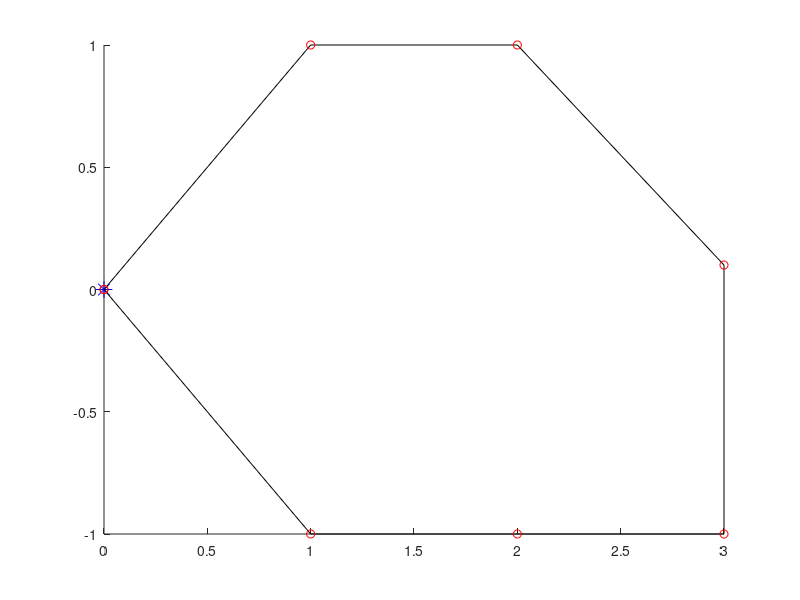
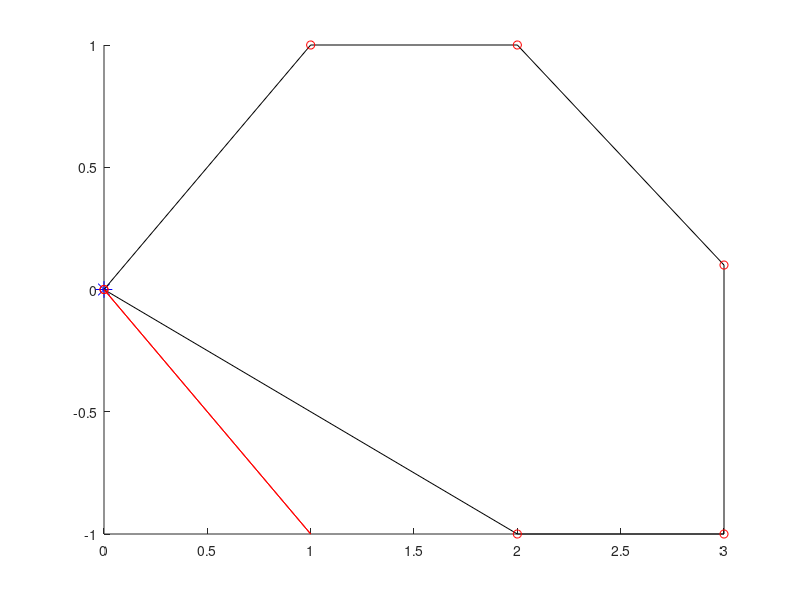
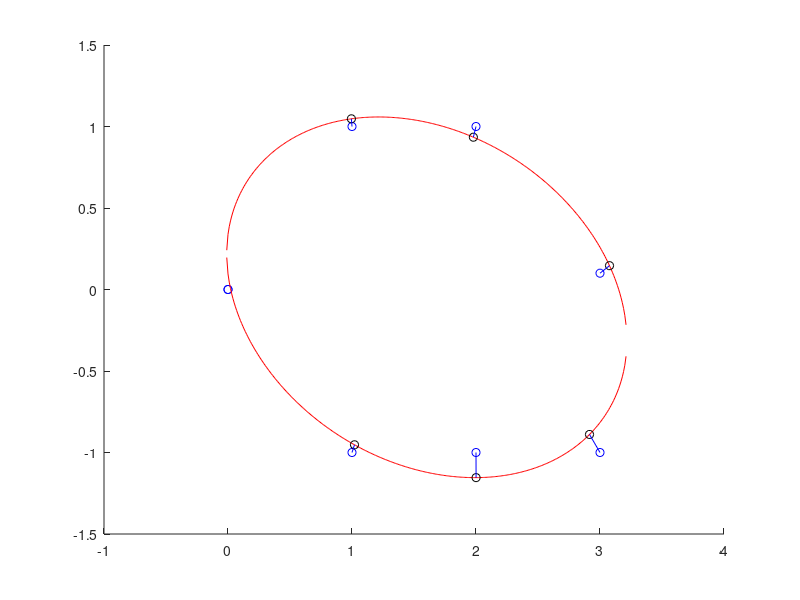

The MATLAB script that drew these images, in order:
function[] = TDRA( )
% This main function will execute the entirety of the Truck and Drone 
% routing algorithm. 

%%%
% When it comes to calculating the "travel time between two customers" we will 
% use the distance between the two nodes for trucks. When calculating the 
% travel time between two customers by UAV, we will use the distance but 
% divided by a speed factor of 1.5.
%%%

    % Variables 
    %      C0            Set of customer locations with depot as the starting
    %                     location where C0.x is the x location of the
    %                     customers and C0.y is the y locations of the
    %                     customers. 
    %       c            Number of customers
    %       U            Set of drones
    %       u            Number of drones
    % aafDistancesTruck  Travel times between two customers i & j by truck
    %     soln           Our representation of the solution where:
    %                      ansoln.Part1 represents the sequence of customers
    %                          visited by the truck
    %                      ansoln.Part2 represents the assignment of
    %                          customers to UAVs & also the sequence of
    %                          visits by each UAV
    %                      ansoln.Part3 represents the launch locations of
    %                          each UAV for every flight
    %                      ansoln.Part4 represents the reconvene locations of
    %                          each UAV for every flight
    %
    
    
    % Generate customer locations
%     C0.x = (50 - -50)*rand(1, 4) + -50;
%     C0.y = (50 - -50)*rand(1, 4) + -50;
%     C0.x = [ 0 -10 0 0 ]; % we treat the first slot as the depot;
%     C0.y = [ 0 0 -10 -5 ];  % we treat the first slot as the depot;
%     C0.x = [ 0 randi([-10, 10], 1, 10) 0 ];
%     C0.y = [ 0 randi([-10, 10], 1, 10) 0 ];
    
%     C0.x = [ 0 -4 -7 -6 4 6 2 9 8 7 6 0 ];
%     C0.y = [ 0 1 -3 -8 -9 -3 10 9 -2 -8 -8 0];
    
% %          0  1  2  3  4  0   Customer ID
% %          1  2  3  4  5  6   Indices
%     C0.x = [ 0  8  6 -7  1  0 ];
%     C0.y = [ 0 -2 -3 -3  2  0 ];

%            0  1  2  3  4  5  6  0  Customer ID
%            1  2  3  4  5  6  7  8  Indices
%     C0.x = [ 0 -2 -3  2  2  7 -4  0 ]; 
%     C0.y = [ 0  4  1  4  3  1  3  0 ]; 

% 
    C0.x = [0, 1, 2, 3, 3, 2, 1, 0 ]
    C0.y = [0, 1, 1, 0.1, -1, -1, -1, 0]

%%%%%%%%%%%%%%%%%%%%%%%%Testing ellipse fitting %%%%%%%%%%%%%%%%%%%%%%%%
% Slanted ellipse
%     C0.x = [ 1, 2, 3, 4, 4.5, 5, 5.5, 6, 6, 5.7, 5.5, 5, 4, 3, 1, ...
%              -1, -3, -6, -7, -7.5, -7, -6, ...
%              -3, -2, -1, -4, -5];
%     C0.y = [ 7, 6, 5, 4, 3, 2, 0.5, -1, -1.5, -3.5, -4, -5, -5.3, -5.2, -4.5,...
%              8, 8, 7, 6, 4, 2, 0, ...
%              -2.5, -3, -3.5, -1.5, -1];
    

% Ellipse along x axis; This works well 
%     C0.x = [ -3, -2.5, -2, -1.5, -1, -.5, 0, .5, 1, 1.5, 2, 2.5, 3, -3, -2.5, -2, -1.5, -1, -.5, 0, .5, 1, 1.5, 2, 2.5, 3 ];
%     C0.y = [ 0.54, 1.06, 1.34, 1.52, 1.64, 1.71, 1.73, 1.71, 1.64, 1.54, 1.34, 1.06, .54, -0.54, -1.06, -1.34, -1.52, -1.64, -1.71, -1.73, -1.71, -1.64, -1.54, -1.34, -1.06, -.54 ];

% Ellipse along y axis
%     C0.x = [ 0 [ -2 : 0.5 : 2 ] [ -2 : 0.5 : 2 ] 0]
%     C0.y = [0 sqrt( 1 - (C0.x(1 : 9).^2)/4 ) [ -1*sqrt( 1 - (C0.x(10 : 18).^2)/4 ) ] 0 ]
    



    % Plot the customer locations
%     hold on
%     figure( 1 );
%     plot(0,0,'b*', 'MarkerSize', 12)
%     plot(C0.x, C0.y, 'bo')
%     hold off

    
    % Numbers of customers (excluding the depot) 
    c = length(C0.x) - 2;
    
    % Number of drones
    U = [1, 2];
    u = length(U);
    
    % Initial and final temperature (Inputs for SA)
    T0 = 90;
    TFinal = 0.01; 
    Beta_SA = 0.99;
    Imax = 20;
    
    % Calculate the distances between each all points
    % Here, our first row of the columns is how far our depot is from each 
    % of the customers. 
    aafDistances = calculateDistances(C0.x, C0.y);
    
    
    % Initialize solution data structure
    soln.anPart1 = zeros(1, length(C0.x));  % the Truck Route
    soln.anPart2 = [-1];  % Assignment of customers to UAVs
    soln.anPart3 = [-1];  % Launch locations of the UAVs
    soln.anPart4 = [-1];  % Reconvene locations of the UAVs
    
    
    % Generate initial solution s, to the STRPD based on SA
    s = simulatedAnnealing(c, aafDistances, soln, T0, TFinal, Beta_SA, Imax, u);
    
%%%%%%%%%%%%%%%%%%%%%%%%%%%%%%%%%%%%%%%%%%%%%%%%%%%%%%%%%%%%%%%%%%%%%%%%
    % Test plotting our path with drones
    % THis is correct btw
%     s.anPart1 = [ 0 4 2 3 0 ];
%     s.anPart3 = [ 2 -1 ];   % These indices refer to the cell number in part 1, so this is wrong. 
%     s.anPart2 = [ 1 -1 ];   % visits customer 1
%     s.anPart4 = [ 3 -1 ];   % returns to index 2 of s.anPart1 (which is customer 3)
% 
%     s.anPart1 = [ 0 4 3 1 2 0 ];    % MOST RECENT TEST
%     s.anPart3 = [ 1 -1 4 ];
%     s.anPart2 = [ 5 -1 6 ];
%     s.anPart4 = [ 3 -1 5 ]; 
    
%     s.anPart1 = [ 0 4 2 0 ];
%     s.anPart3 = [ 2 3 -1 ];   % These indices refer to the cell number in part 1, so this is wrong. 
%     s.anPart2 = [ 1 3 -1 ];   % visits customer 1
%     s.anPart4 = [ 3 4 -1 ];   % returns to index 2 of s.anPart1 (which is customer 3)

%     s.anPart1 = [ 0 4 2 0 ];
%     s.anPart3 = [ 2 -1 3 ];   % These indices refer to the cell number in part 1, so this is wrong. 
%     s.anPart2 = [ 1 -1 3 ];   % visits customer 1
%     s.anPart4 = [ 3 -1 4 ];   % returns to index 2 of s.anPart1 (which is customer 3)

%     s.anPart1 = [ 0 4 2 0 ];
%     s.anPart3 = [ 2 -1 3 ];   % These indices refer to the cell number in part 1, so this is wrong. 
%     s.anPart2 = [ 1 -1 3 ];   % visits customer 1
%     s.anPart4 = [ 3 -1 4 ];   % returns to index 2 of s.anPart1 (which is customer 3)
%%%%%%%%%%%%%%%%%%%%%%%%%%%%%%%%%%%%%%%%%%%%%%%%%%%%%%%%
    
    % Plot the truck and drone route
    plot_route( C0, s, 1);
    
    
    % Initialize best solution, the rsult of the best solution, the 
    % iteration number, and the temperature
    s_best = s;
    fs_best = f(aafDistances, s_best, u);
    
    
    % Elliptical stuff
    solnOut = ellipticalCustomerAssignment( s_best, C0, u);
    
    % ALAN FIX THIS
    % The reason our plot isn't working too well is because for whatever
    % reason, the solnOut is choosing to return to a customer location that
    % is further away than the one it should be returning to . 
    hold on; 
    plot_route( C0, solnOut, 4)
    hold off; 
    
    check_feasibility(solnOut)
    
end

%%%%%%%%%%%%%%%%%%%%%%%%%%%%%%%%%%%%%%%%%%%%%%%%%%%%%%%%%%%%%%%%%%%%%%%%%%%
function[ ] = plot_route( C0, s, fig_num ) 
% plot_route will take in the customer locations & the initial solution
% produced via the Simulated annealing method. It will then plot the route 
% the truck will take. 
% Input 
%   C0      The locations of all the customers
%   s       The route we are plotting 
%   u       The number of drones 
%  fig_num  The number of the figure
% Output
%   

    % Variables
    %    a, b     Placeholder variables for the coordinates 
    %  nCustInd   counter to keep track of the customer indices 
    
    % Plot the truck route
    nCustInd = 2;
    a = [ 0 ]; 
    b = [ 0 ]; 
    
    % Fill in these a and b arrays
%     for i = s.anPart1( 2 : length(C0.x) - 1 )
    for i = s.anPart1( 2 : length(s.anPart1) - 1)
        a(nCustInd) = C0.x(i+1);
        b(nCustInd) = C0.y(i+1);
        nCustInd = nCustInd + 1; 
        a;
        b;
    end

    a(end + 1) = 0;
    b(end + 1) = 0;


        
    % Initialize the coords visited by the drones
    aanDrones = zeros(length(s.anPart2)-1, 6);
    
    C0;
    s; 
    % Fill in this matrix
    for iCustomer = 1 : length(s.anPart2)        
        if s.anPart2(iCustomer) == -1
            aanDrones( iCustomer, : ) = -1*ones(1, 6);
%             aanDrones = [ aanDrones ; -1*ones(1, 6) ]
            
        else
            aanDrones(iCustomer, 1) = C0.x(s.anPart1(s.anPart3(iCustomer)) + 1);
            aanDrones(iCustomer, 4) = C0.y(s.anPart1(s.anPart3(iCustomer)) + 1);

            aanDrones(iCustomer, 3) = C0.x(s.anPart1(s.anPart4(iCustomer)) + 1);
            aanDrones(iCustomer, 6) = C0.y(s.anPart1(s.anPart4(iCustomer)) + 1);

            aanDrones(iCustomer, 2) = C0.x(s.anPart2(iCustomer) + 1);
            aanDrones(iCustomer, 5) = C0.y(s.anPart2(iCustomer) + 1);
        end
    end
    
    
    
    % Plot the drone route
    aColors = ["r--", "b--", "g--", "k--", "m--"];
        
    % 
    aDimensions = size(aanDrones);
    
    % Plot this stuff
    figure(fig_num)
    hold on; 
    plot(0,0,'b*', 'MarkerSize', 12)
    plot(a, b, 'k-')
    plot(a, b, "ro")
    
    iDrone = 1; 
    for iRow = 1 : aDimensions 
        x = [ 0 ];
        y = [ 0 ]; 
        
        if aanDrones(iRow, 1) == -1
            iDrone = iDrone + 1; 
        else
            for iCol = 1 : 3
                x(iCol) = aanDrones(iRow, iCol);
                y(iCol) = aanDrones(iRow, iCol+3);
            end
            
            plot(x, y, aColors(iDrone));
        end
    end
    hold off; 
end

function[ aafDistances ] = calculateDistances( x, y )
% calculateDistances will calculate the distances between all the points 
%   on the graph
% INPUT
%   x, y   the x and y coordinates of the customers
% OUTPUT
%   aafDistances   An array of distances where D_ij is the distance between 
%                    house i and house j; this matrix should be symmetric

    % Variables
    %
    
    % Initialize the distances array
    aafDistances = zeros(length(x));
    
    % Calculate the distances
    for i = 1 : length(x)
        for j = 1 : length(x)
            aafDistances( i, j ) = sqrt( (x(i) - x(j))^2 + (y(i) - y(j))^2 );
        end
    end
    
end

function[ s_best ] = ...
    simulatedAnnealing( c, aafDistances, soln, T0, TFinal, Beta_SA, Imax, u)
% simulatedAnnealing function will take in an array of distances 
% and will generate a random TRP (traveling repairman problem).
% INPUT
%   c              The length of the soln
%  aafdistances    Array of distances between customers
%  soln            Data structure of solution
%   T0             The initial temperature
%   TFinal         The final temperature we want to approach
%  Beta_SA         The cooling schedule for our simulated annealing
%   Imax           The maximum number of iterations
%   u              The numebr of drones
% OUTPUT
%  s_best          Returns the best solution to the TRP 


    % Variables
    %  soln       Data structure with solutions parts 1, 2, 3, and 4 
    %     s       Solution to the TRP problem
    %  s_best     Best solution
    % fs_best     The result of the best solution7
    %     T       The current temperature of our simulated annealing
    

    % Initialize our current and final temperatures
    T = T0;     
    
    % Generate a ranomd TRP (Traveling Repairman Problem) 
    % randomly insert all customers into vector    
    soln.anPart1 = [ 0 randperm(c) 0 ];
    s = soln; % create duplicate of soln for comparison
    
    % Initilaize the best solution and the best result 
    s_best = s;
    fs_best = f(aafDistances, s, u); 
    
    sPrime = soln;
    
    % Run the simulated annealing process
    while T > TFinal
        for i = 1 : Imax 
            % Find neighbor to s
            sPrime.anPart1 = neighbor(s);
            

            
            % Check if neighbor is better than current solution 
            diff = fs_best - f(aafDistances, sPrime, u);
            
            % Check if neighbor is better
            if f(aafDistances, sPrime, u) < f(aafDistances, s_best, u)
                s_best.anPart1 = sPrime.anPart1;
                fs_best = f(aafDistances, sPrime, u); 
            end
            
            % Boltzmann probability time babbbyyyy
            if rand() < exp(-abs(diff) / T)
                s.anPart1 = sPrime.anPart1;
            end
            
        end
        
        % Cooling schedule
        T = Beta_SA * T; 
    end
    
    
    
end

function[ solnOut ] = ellipticalCustomerAssignment( solnIn, C0, k )
% The ellipticalCustomerAssignment heuristic function will take in a soln
% and then will return another solution. 

% INPUT
%  solnIn      This is the input solution
%  C0          The locations (coordinates) of the customers
%  k           Number of drones
% OUTPUT
%  solnOut     This is the output solution

    % VARIABLES
    %    D        The design matrix
    %    C        The constraint matrix
    %    S        Scatter matrix
    %    V        Matrix with columns being the eigenvectors
    %    D        Matrix where diagonals are eigenvalues
    %    g        Anonymous function for distance from point to conic
    %    h        Anonymous function for distance between two points
    % aVectorScaled  The parameters that create our ellipse
    % anSortedTruckCustomers   Vector of truck customers sorted by distance
    %                          to ellipse
    % aafDistances  Get the distances between all the points
    
    
    % Create matrix of distances
    aafDistances = calculateDistances(C0.x, C0.y);
    
    % Assign initial variables 
    solnOut = solnIn; 
    fSolnOut = f( aafDistances, solnIn, k);
    
    % Fit an ellipse to C0 
    % First create our design matrix
    D = zeros(length(C0.x) - 1, 6);
    for iRow = 1 : length(C0.x) - 1
        D( iRow, 1 ) = (C0.x(iRow))^2;
        D( iRow, 2 ) = C0.x(iRow) * C0.y(iRow);
        D( iRow, 3 ) = (C0.y(iRow))^2;
        D( iRow, 4 ) = C0.x(iRow);
        D( iRow, 5 ) = C0.y(iRow);
        D( iRow, 6 ) = 1;
        

    end
    
    
    % Next our constraint matrix
    C = zeros(6); 
    C(1, 3) = 2;
    C(3, 1) = 2;
    C(2, 2) = -1; 
    
    % Create scatter matrix
    S = D' * D;
    
    % Find our eigenvalues and eigenvectors
    [ eigenvector, eigenvalue ] = eig( S, C );
    
    % Find the smallest eigenvalue
    fMinDiag = inf;
    for iDiagonal = 1 : 6
        if eigenvalue(iDiagonal, iDiagonal) > 1e-6 && eigenvalue(iDiagonal, iDiagonal) < fMinDiag
            iMinDiag = iDiagonal;
            fMinDiag = eigenvalue(iDiagonal, iDiagonal);
        end
    end
    
    
    % Scale the parameters so that a'C*a = 1
    aVector = eigenvector( :, iMinDiag );
    fScaling = aVector' * C * aVector;
    aVectorScaled = aVector / sqrt(fScaling);
        
    
    % This function gives us the algebraic distance of any point (x, y)
    % from the conic. 
    g = @( a, x, y) (a(1)*x.^2 + a(2).*x.*y + a(3)*y.^2 + a(4)*x + a(5)*y + a(6));
    
    
    % Create functions from the quadratic formulas    
    fplus  = @(a, x) ( -(a(2)*x + a(5)) + sqrt( (a(2)*x + a(5)).^2 - 4*a(3)*(a(1)*x.^2 + a(4)*x + a(6)) ) ) / (2*a(3));
    fminus = @(a, x) ( -(a(2)*x + a(5)) - sqrt( (a(2)*x + a(5)).^2 - 4*a(3)*(a(1)*x.^2 + a(4)*x + a(6)) ) ) / (2*a(3));
    
    
    % Create array of points
    afXData = [ min(C0.x) - 10 : 0.01 : max(C0.x) + 10 ];
    % Check to see if the x and y are imaginary
    counter = 1;
    for x = afXData
        if isreal(fplus( aVectorScaled, x )) && fplus( aVectorScaled, x) ~= 0
            afXGoodData(counter) = x;
            afYDataPositive(counter) = fplus( aVectorScaled, x ); 
        end
        
        if isreal(fminus( aVectorScaled, x )) && fminus( aVectorScaled, x) ~= 0
            afYDataNegative(counter) = fminus( aVectorScaled, x );
        end
        
        if isreal(fminus( aVectorScaled, x )) && isreal(fplus( aVectorScaled, x ))
            counter = counter + 1; 
        end
        
        
    end
               
    
    % Plot the points
    figure(12345)
    hold on; 
    plot(C0.x, C0.y, 'bo')
    plot(afXGoodData, afYDataPositive, 'r-')
    plot(afXGoodData, afYDataNegative, 'r-')
    

    
    % Given a customer point (xi, yi), find the point (x, y) on an ellipse
    % that minimizes the distance between (xi, yi) and (x, y)
    
    % Set the max number of iterations, the threshold
    % for convergence
    nMax = 30; 
    fThreshold = 10^(-6);
    
    % Hard code the function and its jacobian
    h = @(x, y, lambda, xi, yi, a) ...
        [ 2*x - 2*xi + 2*a(1)*x*lambda + a(2)*lambda*y + a(4)*lambda; 
          2*y - 2*yi + a(2)*lambda*x + 2*a(3)*lambda*y + a(5)*lambda; 
          a(1)*x^2 + a(2)*x*y + a(3)*y^2 + a(4)*x + a(5)*y + a(6) ];

    h_jacobian = @(x, y, lambda, xi, yi, a) ...
        [ 2 + 2*a(1)*lambda, a(2)*lambda, 2*a(1)*x + a(2)*y + a(4); 
          a(2)*lambda, 2 + 2*a(3)*lambda, a(2)*x + 2*a(3)*y + a(5); 
          2*a(1)*x + a(2)*y + a(4), a(2)*x + 2*a(3)*y + a(5), 0 ];
      
   % Initialize ellipse points
   afEllipse.x = [];
   afEllipse.y = [];
   
   % Initialize vector of distances
   afDistanceFromEllipse = zeros(1, length(C0.x)-2); 
    
   %Instead of iterating through the length of the arrays, iterate through   
   for nCustomer = solnIn.anPart1(2 : end - 1)
       % Set initial guess
       %                  x                y        lambda
       afGuess = [ C0.x(nCustomer + 1); C0.y(nCustomer + 1); 0 ]; 
       
       
       % Get the unknowns
       [ ae_vals, j, aUnknowns ] = ... 
           newtons_method( nMax, afGuess, fThreshold, h, h_jacobian, aVectorScaled, C0, nCustomer+1);
       
       % Plot the point on the ellipse
       plot(aUnknowns(1, j-1), aUnknowns(2, j-1), 'ko')
       
       % Store the ellipse point
       afEllipse.x = aUnknowns(1, j-1);
       afEllipse.y = aUnknowns(2, j-1); 
       
       % Calculate the distance between customers and closest pt on ellipse
       afDistanceFromEllipse( nCustomer ) = sqrt( (afEllipse.x(end) - C0.x(nCustomer+1))^2 + ...
           (afEllipse.y(end) - C0.y(nCustomer+1))^2 );
       
       % Plot those thangs 
       plot( [ C0.x(nCustomer+1); afEllipse.x ], [C0.y(nCustomer+1); afEllipse.y], 'b-' )
%        [ C0.x(nCustomer); afEllipse.x ]
% %        for i = 1 : length(C0.x)
% %            plot( [ C0.x(nCustomer+1); afEllipse.x(nCustomer) ], [C0.y(nCustomer+1); afEllipse.y(nCustomer)], 'b-' )
% %        end
% %        hold off; 
             
              % Final Output Lines
%        fprintf("\n")
%         fprintf("Final Output Line for Part (a)\n")
%         fprintf("Current k    |      e^(k+1)     |      x^(k+1)\n" );
%         fprintf("  %4d       |   %10.10f   |   [ %2.6f ; %2.6f; %2.6f ]   \n", k-2, ae_vals(k-1), aUnknowns(1, k-1), aUnknowns(2, k-1), aUnknowns(3, k-1))
       
   end
    
   hold off;
   
   
   % Sort the customer in descending order from distance to the ellipse
   afDistanceFromEllipse;
   [ afSortedDistances, anSortedTruckCustomers ] = sort( afDistanceFromEllipse, 2, "descend" );

   afSortedDistances;
   anSortedTruckCustomers;
   
   
   % Get the distance matrix (the distances between all the points)
   aafDistances = calculateDistances(C0.x, C0.y); 
   
   
    % Now we start looping until no feasible position is available for
    % customers in the list for re-insertion in UAV routes
%     feasible = 1;  %
    temp_counter = 0;     % this temporary counter will eventually be removed, 
                          % it is taking place of the feasibility thing
           
    bDone = 0;


    
% if for one iteration of the repeat loop, doesn't improve. 


    while ~bDone 
        % Initialize the "previous" best waiting time
        fTotalWaitingTimePrev = fSolnOut; 

        for i = 1 : length(anSortedTruckCustomers)           
            % Store the index of customer i in anSortedTruckCustomers
            jCust = anSortedTruckCustomers(i);  % customer index at index i in anSortedTruckCustomers
            
            % Select customer c_j in the list & remove it from truck route
            solnRemovedCustomer = soln_remove_truck_customer(solnIn, jCust);

%             %%%%% TEMPORARY STUFF REMOVE AFTER TESTING %%%%%
%             solnIn.anPart1 = [0 10 9 8 7 3 5 6 0];
%             solnIn.anPart3 = [ 1 6 -1 2 3 6];
%             solnIn.anPart2 = [11 1 -1 12 4 2];
%             solnIn.anPart4 = [3 7 -1 3 6 7];
%             solnIn
%             jCust = 8  % This is the customer we will be removing
%             %%%%% TEMPORARY STUFF REMOVE AFTER TESTING %%%%%
            
            % Check all potential positions in truck route
            for iTruckStop = 2 : length(solnIn.anPart1) - 1
                % Insert the customer in the truck route
                insertedTruckSoln = ...
                    soln_insert_truck_customer(solnRemovedCustomer, jCust, iTruckStop);
                
                
                % Check feasibility 
                % Totally checking feasibility, yep looks super great
                %%%%% REMOVE AFTER TESTING %%%%%
                bFeasible = 1; 
                %%%%% REMOVE AFTER TESTING %%%%%              
                
                % Calculate the total waiting time
                fTruckInsertionWaitingTime = f( aafDistances, insertedTruckSoln, k ); 

                % Compare this s to our original s_out
                if bFeasible && (fTruckInsertionWaitingTime < fSolnOut)
                    solnOut = insertedTruckSoln; 
                    fSolnOut = fTruckInsertionWaitingTime; 
                end
            end

            % Intialize feasibility for inserting customer into drone
            bFeasible = 1; 
            
            indexindexindex = 1;
            % Check all potential positions in drone route
            for iDrone = 1 : k
                for iStopLeave = 1 : length(solnRemovedCustomer.anPart1)
                    for iStopReturn = iStopLeave + 1 : length(solnRemovedCustomer.anPart1)
                        % Insert the customer in the truck route
                        insertedDroneSoln = ... 
                            soln_add_drone_customer(solnRemovedCustomer,...
                            jCust, iDrone, iStopLeave, iStopReturn);

                        % Check feasibility
                        % Wow still super feasible 

                        % Let's check what it looks like
%                         hold on; 
%                         plot_route( C0, insertedDroneSoln, indexindexindex)
%                         hold off;
                        
                        % Calculate the total waiting time
                        % note: when calculating wait times, we are using
                        % the CURRENT soln.anPart1 
                        fDroneInsertionWaitingTime = f( aafDistances, insertedDroneSoln, k); 

                        % Compare this to the solnOut
                        if bFeasible && (fDroneInsertionWaitingTime < fSolnOut)
                            solnOut = insertedDroneSoln; 
                            fSolnOut = fDroneInsertionWaitingTime; 
                        end

                        indexindexindex = indexindexindex + 1; 
                    end
                end
            end
        end % here here here


        % Remove the customer from the list
        anSortedTruckCustomers(1) = []; 


        % right here
        if fTotalWaitingTimePrev <= fSolnOut 
            bDone = 1; 
        end
    end

end

function[ ae_vals, k, aUnknowns ] = ...
    newtons_method( nMax, afGuess, fThreshold, h, h_jacobian, a, C0, iCustomer )
% Newton's method will approximate the roots of our function h. For this
% particular problem, h is the gradient of our distance formula. 
% Input
%   nMax               The maximum number of iterations
%   afGuess            Our initial guess
%   fThreshold         The threshold for convergence
%   h                  The function we are trying to find the root of 
%   h_jacobian         The jacobian of function h
%   aVectorScaled      The paramters we found to create our ellipse
%   C0                 Our set of customers
%   iCustomer          The current customer we are at
% Output
%   ae_vals            Array of error values
%   k                  Number of iterations
%   aUnknowns          Array of unknowns we are trying to find

    % Local Variables
    %  k           Number of iterations it took to converge
    %  e           The error value
    %  xi          x coordinate of the customers
    %  yi          y coordinate of the customers
    
    % Initialize k values and error value e
    k = 1; 
    e = 99;   % absurd error value
    
    % Create variables for the x and y coordinates of the customers
    xi = C0.x(iCustomer); 
    yi = C0.y(iCustomer); 
    
    % Initialize vector to hold the updating x, y, and lambda values and
    % vector for e values
    aUnknowns = zeros(3, nMax); 
    ae_vals = zeros(1, nMax); 
    aUnknowns(:, 1) = afGuess; 
    ae_vals(1) = e; 
    
    % Run Newton's Method for the vector case
    while k < nMax + 2 && ae_vals(k) > fThreshold
        aUnknowns(:, k+1) = aUnknowns(:, k) - ... 
            h_jacobian(aUnknowns(1, k), aUnknowns(2, k), aUnknowns(3, k), xi, yi, a) \ ...
            h(aUnknowns(1, k), aUnknowns(2, k), aUnknowns(3, k), xi, yi, a ); 
        
        % Calculate the error
        ae_vals(k+1) = norm( aUnknowns(:, k+1) - aUnknowns(:, k) );
        
        % Print k, the error and the value
%         fprintf("Current k    |      e^(k+1)     |      x^(k+1)\n" );
%         fprintf("  %4d       |   %10.10f   |   [ %2.6f ; %2.6f; %2.6f ]   \n", k-1, ae_vals(k+1), aUnknowns(1, k+1), aUnknowns(2, k+1), aUnknowns(3, k+1))
        
        % Update k 
        k = k + 1; 
    end
end

function[ solnOut ] = soln_remove_truck_customer(solnIn, jCust)
% The soln_remove_truck_Customer function takes in a solution structure and
% the customer j that we will be removing from the truck route. It will
% first loop over soln.anPart1 to find jCust. Then it will "remove him" by
% esentially shifting everyone in solnIn.anPart1 after him down by 1. 
% Input
%  solnIn     The solution we are currently working with
%  jCust      The customer we will be removing from part 1 of solnIn
% Output
%  solnOut    The resulting solution

    % Local variables
    %  iCustomer     counter variable to keep track of the customer index
    %  
    
    % Loop over soln.anPart1 to find jCust
    for iCustomer = 1 : length(solnIn.anPart1)
        if solnIn.anPart1(iCustomer) == jCust
            jCustIndex = iCustomer; 
        end
    end
    
    % Remove jCust and shift everyone down
    solnIn.anPart1(jCustIndex) = [];
    solnIn.anPart1;

    % Shift things in part 3 and part 4 that are after the removal slot
    % down by 1
    nDroneCounter = 1; 
    for nIndex = 1 : length(solnIn.anPart3)
        if solnIn.anPart3(nIndex) < 0
            nDroneCounter = nDroneCounter + 1;
            
        else
            if solnIn.anPart3(nIndex) > jCustIndex  % "if it comes after"
                solnIn.anPart3(nIndex) = solnIn.anPart3(nIndex) - 1;  
            end
            
            if solnIn.anPart4(nIndex) > jCustIndex
                solnIn.anPart4(nIndex) = solnIn.anPart4(nIndex) - 1; 
            end
        end
    end
    
    % Return the solnOut
    solnOut = solnIn; 
  
end

function[ solnOut ] = soln_insert_truck_customer(solnIn, jCust, iStop)
% The soln_insert_truck_customer method will take in the solution, the
% jCustomer we will be inserting, and the place where the truck will be
% inserted. 
% Inputer
%    solnIn    The input solution
%    jCust     the customer that will be inserted
%    iStop     Where the truck will be placed

    % Local Variables
    %
    
    % Initialize the out solution 
    solnOut = solnIn;
    
    % First insert values 1 to iStop - 1
    solnOut.anPart1 = solnIn.anPart1(1 : iStop - 1);
    
    % Next insert jCust
    solnOut.anPart1(iStop) = jCust; 
    
    % Next insert the remaining values iStop to the end of the array
    solnOut.anPart1 = [ solnOut.anPart1 solnIn.anPart1(iStop : end)]; 
    
    % Update anPart3 and anPart4
    nDroneCounter = 1; 
    for nIndex = 1 : length(solnIn.anPart3)
        if solnIn.anPart3(nIndex) < 0
            nDroneCounter = nDroneCounter + 1; 
        else
            if solnIn.anPart3(nIndex) >= iStop
                solnOut.anPart3(nIndex) = solnIn.anPart3(nIndex) + 1; 
            end
            
            if solnIn.anPart4(nIndex) >= iStop
                solnOut.anPart4(nIndex) = solnIn.anPart4(nIndex) + 1; 
            end
        end
    end             
end

function[ solnOut ] = ...
    soln_add_drone_customer(solnIn, jCust, iDrone, iStopLeave, iStopReturn)
% soln_add_drone_customer will take in the current solution data structure,
% the customer we will be including, the drone that will be delivering to
% it as well as where the drone will be departing from and arriving to. 
% Input
%  solnIn       Current solution
%  jCust        Customer we are inserting
%  iDrone       The drone that will be delivering to that customer
%  iStopLeave   The index from which the drone will be leaving (based off
%                of the indices from soln.anPart1) 
%  iStopReturn  The index where the drone will be returning (also based off
%                of the indices from soln.anPart1)

% Output
%  solnOut      The resutling solution. 

    % Local variable
    % iPart3Drone     The drone we are currently looking at in part 3
    
    
    % Find the drone we are looking for in solnIn.anPart3
    iPart3Drone = 1;                   
    nDroneCounter = 1;
    
    % Initialize the solnOut
    solnOut = solnIn; 
    
    solnIn;
    while (nDroneCounter ~= iDrone)
        % If we hit a separator (-1) increment the drone
        if (solnIn.anPart3(iPart3Drone) == -1)
            nDroneCounter = nDroneCounter + 1; 
        end
        iPart3Drone = iPart3Drone + 1; 
    end
    
    
    % Look for where iStopLeave fits in solnIn.anPart3 (start from
    % iPart3Drone)
    bPlaced = 0;
    iLeavePlacement = iPart3Drone; 
    while (~bPlaced)        
        % In the case that we want to assign drone n a customer, but there
        % are currently no drone n customers
        if iLeavePlacement > length(solnIn.anPart3)
            % Insert placeholder slot
            solnOut.anPart3(end + 1) = 0;
            solnOut.anPart2(end + 1) = 0; 
            solnOut.anPart4(end + 1) = 0; 
        end
                    
        if (solnOut.anPart3(iLeavePlacement) < iStopLeave)
            % Then we place it in index iLeavePlacement
            bPlaced = 1; 
            
        else
            % We iterate through
            iLeavePlacement = iLeavePlacement + 1; 

        end
    end
    
    
    % Shift oclumns in Part 3 up by 1
    % Shift the columns at & abova where it goes to the right by 1
    solnOut.anPart3 = solnIn.anPart3(1 : iLeavePlacement - 1); 
    
    % Insert the index it will be leaving from
    solnOut.anPart3(iLeavePlacement) = iStopLeave;
    
    % Insert the remaining values iStopLeave to the end of the array
    solnOut.anPart3 = [ solnOut.anPart3 solnIn.anPart3(iLeavePlacement : end) ];
    
    % ----
    % Shift columns in Part 2 up by 1
    % Shift the columns at & abova where it goes to the right by 1
    solnOut.anPart2 = solnIn.anPart2(1 : iLeavePlacement - 1);
    
    % Insert the customer jCust
    solnOut.anPart2(iLeavePlacement) = jCust; 
    
    % Insert the remaining values iStopLeave to the end of the array
    solnOut.anPart2 = [ solnOut.anPart2 solnIn.anPart2(iLeavePlacement : end) ]; 
    
    
    % ----
    % Shift the columns in Part 4 up by 1
    % Shift the columns at & above where it goes to the right by 1
    solnOut.anPart4 = solnIn.anPart4(1 : iLeavePlacement - 1);

    % Insert the customer return index
    solnOut.anPart4( iLeavePlacement ) = iStopReturn; 
    
    % Insert the remaining values iStopLeave to the end of the array
    solnOut.anPart4 = [ solnOut.anPart4 solnIn.anPart4(iLeavePlacement : end) ]; 
    
    
    solnOut;      
end

function[ sPrime ] = neighbor( soln )
% The neighbor function will implement the well-known 2-opt method for
% creating neighbors for our current solution s. Here, we must note that
% our 2-opt method will switch two customers within the vector of Parts 1
% and 2. The customers are selected randomly. Our 2-opt is a local search
% heuristic.

% INPUT
%   soln       Current solution data structure.
% OUTPUT
%  sPrime      A neighbor to input solution soln

    % Variables
    %    sPrime    The soln.anPart1 which is the neighbor to our original 
    %                soln.anPart1  
    %  randIndex1  The index of the customer that will be switched out from
    %                part 1 of the soln data structure
    %  randIndex2  The index of the customer that will be switched out from
    %                part 2 of the soln data structure. 
    %    nTemp     A temporary variable that holds the customer at index 
    %                randIndex1
    
    
    % Randomly pick two customer indices from anPart1 
    randIndex1 = -1;
    randIndex2 = -1;
    
    % Make sure that we don't pick the same two indices
    while randIndex1 == randIndex2
        randIndex1 = randi([2, length(soln.anPart1)-1]);
        randIndex2 = randi([2, length(soln.anPart1)-1]); 
    end
    
%     fprintf("Before switching: \n")
%     soln.anPart1
    
    % Switch their positions in soln.anPart1
    nTemp = soln.anPart1(randIndex1);
    soln.anPart1(randIndex1) = soln.anPart1(randIndex2);
    soln.anPart1(randIndex2) = nTemp; 
    
% %     fprintf("after switching: \n")
%     soln.anPart1
    
    % Return the new neighbor to the input solution
    sPrime = soln.anPart1;
    
end

function[ fTotalWaitTime ] = f( aafDistances, soln, k)
% This function f is our wait time function. In this case, we treat
%  the time = distance for our trucks and we calculate the time for the 
%  drones using a speed factor of 1.5

% INPUT
%   aafDistances    Array of floats containing the distances between custs.
%   soln            Data structure of solutions in parts 1, 2, 3 and 4 
%   k               Number of drones
% OUTPUT
%   fTotalWaitTime  Float of total wait time 
    

    % Variables
    %   alpha         Our speed factor for the drones. 
    %   aSoln         Current solution
    
    
    % Initialize constants
    alpha = 1.5;
    
    
    % Create temporary list of customers
    anCustomers = soln.anPart1;
    
    
    % Initialize total wait time
    fTotalWaitTime = 0;
    
    
    % Create vector arrival and departure times for drones and trucks
    aafDroneArrivalTime = zeros(k, length(aafDistances));
    aafTruckArrivalTime = zeros(1, length(aafDistances));
    aafTruckDepartureTime = zeros(1, length(aafDistances));
    
    
    soln;
    aafDistances;
    
    % Calculate the total wait time for the truck customers
    iPrevious = 1; 
    for iCustomerIndex = 2 : length(soln.anPart1) % Here iCustomerIndex = 1 & = length(soln.anPart1) are the nodes 
        iDrone = 1; % Initialize drone counter
        
        % Calculate the arrival time of the truck to this node        
%         aafTruckArrivalTime(anCustomers(iCustomerIndex) + 1) = ...
%             aafDistances( anCustomers(iCustomerIndex - 1) + 1, anCustomers(iCustomerIndex) + 1 ) ...
%           + aafTruckArrivalTime( anCustomers(iCustomerIndex - 1) + 1);
        aafTruckArrivalTime(anCustomers(iCustomerIndex) + 1) = ...
            aafDistances( anCustomers(iCustomerIndex - 1) + 1, anCustomers(iCustomerIndex) + 1 ) ...
          + aafTruckDepartureTime( anCustomers(iCustomerIndex - 1) + 1);
        
%         "Put this arrival times in aafTruckDepartureTimes and vector and 
%          then update them if they have a drone approaching that same
%          node. So that if there is no drone going towards customer at
%          iCustomerIndex, then they already have something in their truck
%          arrival time vector. That is, we are assuming that no customer
%          has a drone delivering to them. 
%          NOTE: ASSUME INSTANTANEOUS ARRIVAL AND DEPARTURE
        aafTruckDepartureTime(anCustomers(iCustomerIndex) + 1) = ...
            aafTruckArrivalTime(anCustomers(iCustomerIndex) + 1);
        

        
        for iReconveneIndex = 1 : length(soln.anPart4)
            
            % Check if we have an "X" there
            if soln.anPart4(iReconveneIndex) == -1
                iDrone = iDrone + 1;
            end
            
            % Get the arrival time of the drones
            if iCustomerIndex == soln.anPart4(iReconveneIndex) % This means there is a drone flying to this point

                % calculate distance from departure node to customer node
                a = aafDistances( anCustomers(soln.anPart3(iReconveneIndex)) + 1, soln.anPart2(iReconveneIndex) + 1);
                
                % Calculate distance from customer node to arrival node
                b = aafDistances( soln.anPart2(iReconveneIndex) + 1, anCustomers(soln.anPart4(iReconveneIndex)) + 1);
%                 b = aafDistances( soln.anPart2(iReconveneIndex) + 1, anCustomers(soln.anPart4(iReconveneIndex) + 1) );

                
                aafDroneArrivalTime(iDrone, anCustomers(soln.anPart4(iReconveneIndex)) + 1) = (a + b)/alpha;
                
                %%%% WORKS TILL HERE %%%%
                
                % if Truck is there before the drone, it must wait
                if aafTruckArrivalTime(anCustomers(iCustomerIndex) + 1) < ... 
                        max (aafDroneArrivalTime( :, anCustomers(iCustomerIndex) + 1 ) ) ...
                        + aafTruckDepartureTime(anCustomers(iPrevious) + 1) % added this addition bit

                    aafTruckDepartureTime(anCustomers(iCustomerIndex) + 1) = ...
                        max (aafDroneArrivalTime( :, anCustomers(iCustomerIndex) + 1) ) + ...
                        aafTruckDepartureTime(anCustomers(iPrevious) + 1);
                    % do we need to add everything up to this point to the
                    % distance traveled by the drone??
                elseif aafTruckArrivalTime(anCustomers(iCustomerIndex) + 1) > max( aafDroneArrivalTime( :, iCustomerIndex) )
                    % If the drone is there before the truck
                    aafTruckDepartureTime(anCustomers(iCustomerIndex) + 1) = aafTruckArrivalTime( anCustomers(iCustomerIndex) + 1);
                end
                    
            end
            
        end
       iPrevious = iPrevious + 1;  
    end
    
    
    % Get the total waiting time 
    fTotalWaitTime = aafTruckDepartureTime( soln.anPart1(end - 1) + 1 ); 


    %% NOTES
    % WE MIGHT HAVE TO CREATE IF STATEMENT FOR WHAT TO RETURN. For example,
    % if the last customer is visited by a drone and arrives there before
    % the truck, we are not interested in waiting for the truck to get
    % there (since our drone would have already delivered to the customer).
    %   In this case we don't want to return the aafTruckDepartureTime. 

    % Potential Fix: in the case that we visit a customer and the drone
    % gets there faster, IF there is a customer to visit afterwards, THEN
    % we choose the higher time. ELSE (last customer), we take the minimum.
    % Look at the picture titled "ECA_fig1"

end

function[ bFeasible ] = check_feasibility( solnIn, C0, aafDistances )
% This function will check the feasibility of the solution that is passed 
% in. It will check that several requirements are satisfied: 
% FOR DRONES: 
% - Travel distance for each drone <= max
% - Leaving stop of drone (part 3) < returning stop of drone (part 4)**
% - No overlapping drone trips (we don't give a drone in the air a delivery)
%       - for each slot in part 4, make sure entry in slot+1 of part 3 is 
%         >= the part 4 value
% GENERAL: 
% - Make sure each customer is delivered to 
% - Battery pack availability/battery life for consecutive trips
% - No out and back trips (covered by **) (part3 == part4)
% TRUCK: 
% - truck must start and end at the depot
% Input
%  solnIn         Input solution
%  C0             The customer locations
%  aafDistances   The distances between customer nodes
% Output
%   bFeasible  Boolean value that is true if the solution is feasible; 
%               false otherwise

    % Local variables
    %  maxDistance     The max distance permitted 

    % Initialize maxDistance variable
    maxDistance = 10; 
    
    % Initialize bFeasible to true
    bFeasible = 1; 

    % Make sure that drone isn't traveling back and forth
    iCustIndex = 1; 
    while iCustIndex <= length(solnIn.anPart3) && bFeasible
        if (solnIn.anPart3(iCustIndex) == solnIn.anPart4(iCustIndex) && solnIn.anPart3 ~= -1)
            bFeasible = 0; 
        end

        if (solnIn.anPart3(iCustIndex) == 1 && solnIn.anPart4(iCustIndex) == length(solnIn.anPart1))
            bFeasible = 0; 
        end
        iCustIndex = iCustIndex + 1; 
    end

    % Make sure that the travel distance for each drone is not too far
%     for i = 1 : length(solnIn.anPart3)
%         afDistance = 0
%         if (solnIn.anPart3(i) ~= -1)
%             
%         end
%     end




end
